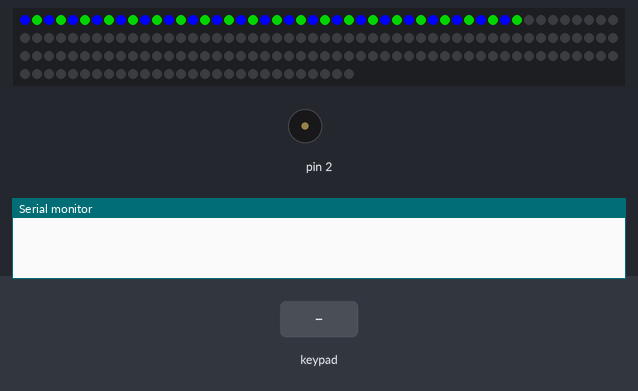
The sketch below on a simulated Arduino Uno, built with avr-gcc and run on an emulated ATmega328P. Parts: 178 RGB LEDs in strip order, left to right, continuing on the next row, buzzer (waves = sounding), the last lines printed to the serial monitor. Inputs (shaded band) come from the test bench.

Above: at 1.2 s.
1.3 s: key '1' pressed
At 3.5 s:
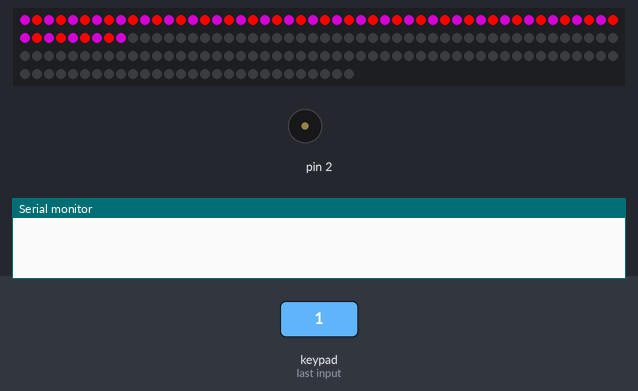
4.2 s: keypad keys 1 1 1 0 9 8 pressed 0.4 s apart
At 7.95 s:
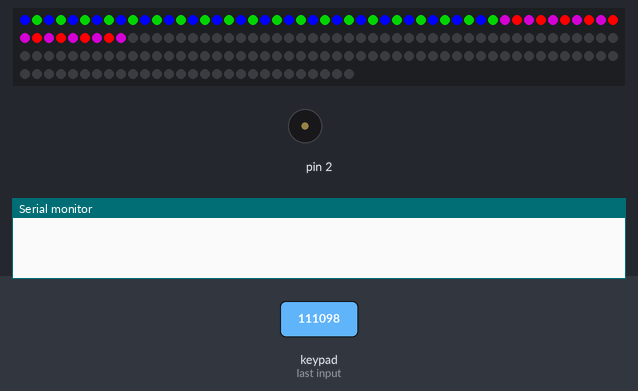
8.1 s: key '2' pressed
At 10.0 s:
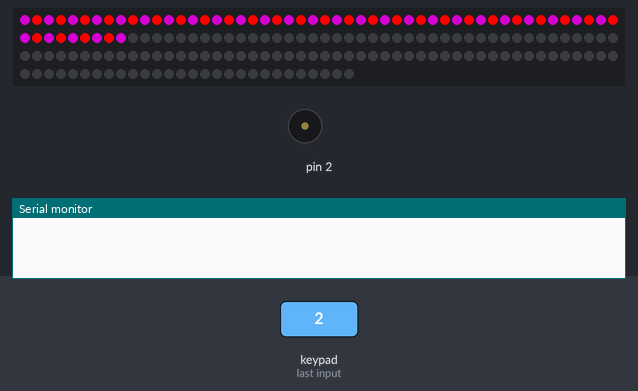
10.1 s: keypad keys 1 1 1 0 9 8 # pressed 0.4 s apart
At 10.44 s:
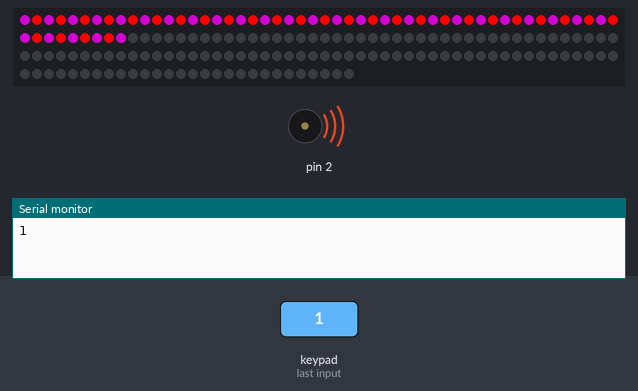
17.4 s: key '3' pressed
At 18.09 s:
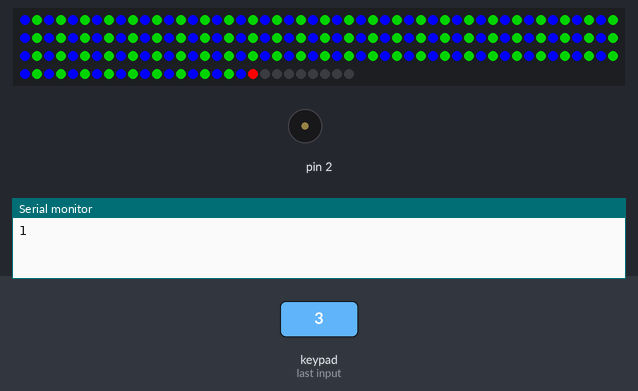
19.4 s: keypad keys 7 6 5 4 # pressed 0.4 s apart
At 19.8 s:
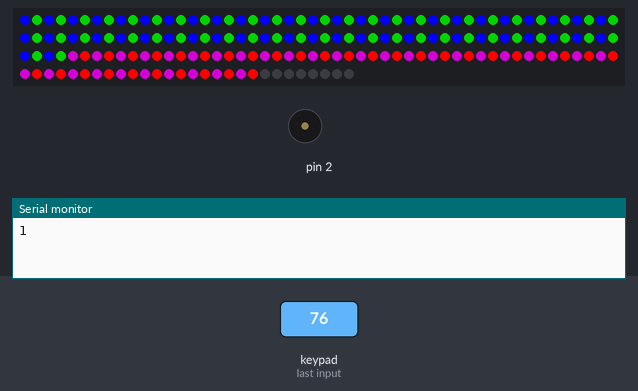
Timing chart, 0 to 22.4 s (numbered marks = the images above; inputs shaded):
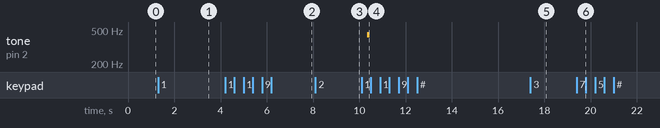

Measured:
- after the input at 10.1 s, tone on pin 2: silent → 440 Hz after 0.25 s, → silent 0.10 s later

The sketch:

LEDS_SIN_keypad--REINICIO.ino
```cpp
#include <Keypad.h>
#include <FastLED.h>
#define NUM_LEDS 178

#define DATA_PIN 12


// Define the array of leds
CRGB leds[NUM_LEDS];

const byte rowsCount = 4;
const byte columsCount = 4;

char keys[rowsCount][columsCount] = {
   { '1','2','3', 'A' },
   { '4','5','6', 'B' },
   { '7','8','9', 'C' },
   { '#','0','*', 'D' }
};
int posicionCambio = 0;
const byte rowPins[rowsCount] = { 11, 10, 9, 8 };
const byte columnPins[columsCount] = { 7, 6, 5, 4 };

Keypad keypad = Keypad(makeKeymap(keys), rowPins, columnPins, rowsCount, columsCount);

void setup() {
   Serial.begin(9600);
   FastLED.addLeds<NEOPIXEL, DATA_PIN>(leds, NUM_LEDS);  // GRB ordering is assumed

}

void loop() {
    for (int i = posicionCambio; i < 178; i ++)
   {
    posicionCambio = i;
    if (i % 2 == 0){
       leds[i] = CRGB::Blue;
    }
    else
    {
      leds[i] = CRGB::Green;
    }
    char key = keypad.getKey();
    if (key) {

      break;
    }
  delay(15);

  FastLED.show();
   }

  delay(500);
  // Now turn the LED off, then pause
  for (int i = posicionCambio; i >= 0; i = i -1)
   {
    posicionCambio = i;
      if (i % 2 == 0){
  leds[i] = CRGB::Purple;
    }
    else
    {
      leds[i] = CRGB::Red;
    }
    char key = keypad.getKey();
    if (key) {
      break;
    }

  delay (15);

    FastLED.show();
   }
  delay(500);
   char key = keypad.getKey();
   if (key) {
      Serial.println(key);
      tone(2,440, 100);
   }
}
```
